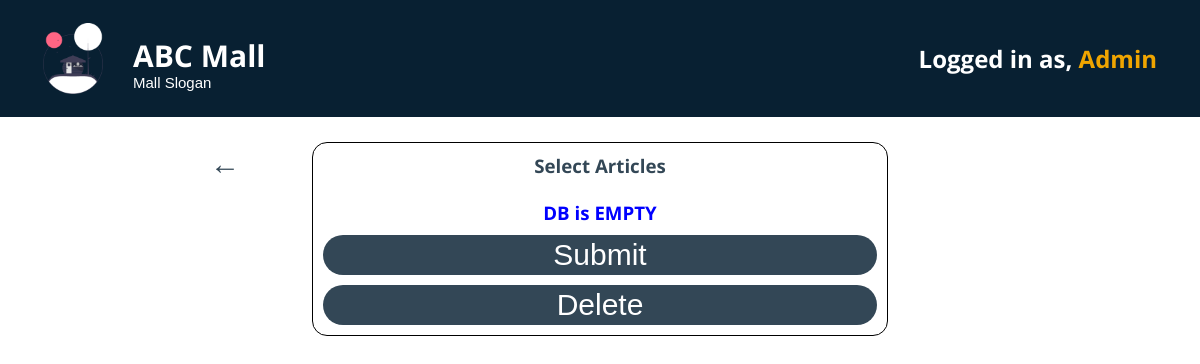
The app's page /Finals/manage-front-page.php (signed in), older data.
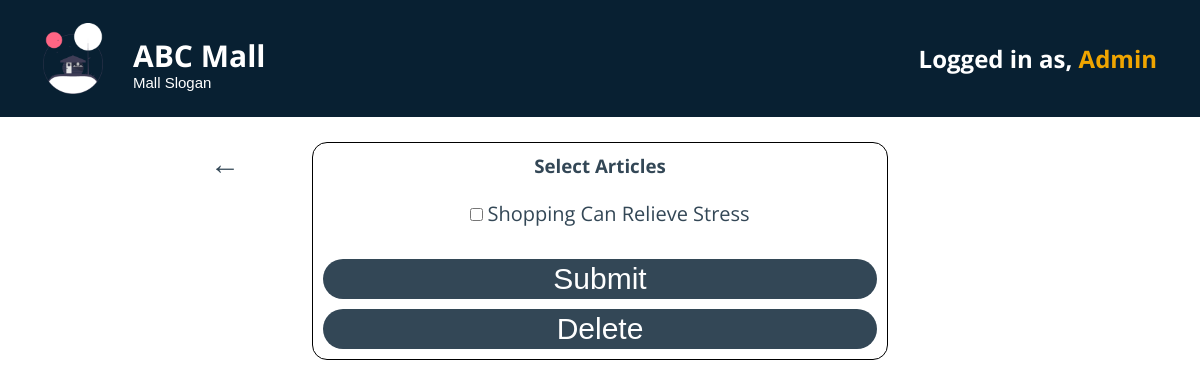
The same page, newer data.
### tables this page shows
CREATE TABLE `articles` (
  `article_id` int(11) NOT NULL,
  `title` varchar(255) NOT NULL,
  `body_filename` varchar(255) NOT NULL,
  `photo_filename` varchar(255) NOT NULL DEFAULT 'default.png'
);

### Finals/manage-front-page.php (the view, shortened to what this page needs)
<?php
include("dbconnect.php");
$query = "SELECT * from articles";
$result = mysqli_query($conn, $query);
?>
<!DOCTYPE html>
<html lang="en">
<head>
    <link rel="stylesheet" href="css/navigation-general.css">
    <link rel="stylesheet" href="css/style4.css">
</head>
<body>
    <header class="main-screen-header">
        <a href="mainscreen.php" class="logo-link">
        <div class="logo-container">
            <img src="DesignMaterials/Icons/undraw_cabin_hkfr.png" alt="Mall Logo Image" style="grid-column: 1/span 1; grid-row: 1/span 2;">
            <h1 class="abc-mall"><b>ABC Mall</b></h1>
            <h3 class="mall-slogan">Mall Slogan</h3>
        </div>
        </a>
        <div class="login-as-text-container">
            <h2>Logged in as, <a href="admin-menu.php">Admin</a></h2>
        </div>
    </header>
    <section class="grid-page">
        <div class="left"><a href="admin-menu.php"><b>←</b> </a></div>
        <div class="center">
            <div class="manage-front-page-container">
                <h3>Select Articles</h3>
                <br>
                <form action="" method="POST">
                <?php
                if (mysqli_num_rows($result) == 0){
                    echo "<h3 style = 'color:blue'> DB is EMPTY </h3>";
                } else {
                    while ($qValue = mysqli_fetch_assoc($result)){
                ?>
                    <div class="form-article-container">
                        <div class="form-article">
                            <input type="checkbox" name="Article[]" id="Article-1" value=<?php echo $qValue['article_id'];?>>
                            <label for="Article-1"><?php echo $qValue['title'];?></label>
                        </div>
                    </div>
                    <br>
                <?php
                        }
                    }
                ?>
                    <input type="submit" name = "submit" value="Submit" class="form-article-submit">
                    <input type="submit" name = "delete" value="Delete" class="form-article-submit">
                </form>
            </div>
        </div>
        <div class="right"></div>
    </section>
</body>
</html>

Row changes from the older to the newer data that the page shows:
added articles: title "Shopping Can Relieve Stress"
Text that changed along with them:
text no longer shown: "DB is EMPTY"
